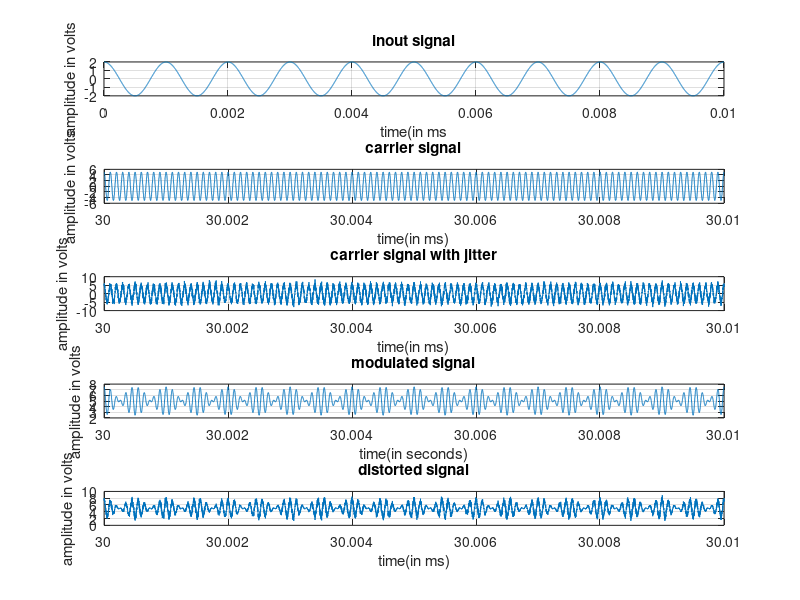

Recreate this plot in MATLAB.

for N=1:30
T=1/1000;% time period of modulating signal t=1/fm
t=(0:T/1000:10*T);%total time
%%generation of input signal%%%
input=2*cos(2*pi*1000*t);% input cosine wave
figure(2);subplot(5,1,1);%plot figure
plot(t,input),grid on;%Representation of input signal
title('inout signal');
xlabel('time(in ms');
ylabel('amplitude in volts');
%% carrier signal generation%%
t=N+(0:T/1000:10*T);%total time changing with for loop
carrier=5*cos(2*pi*10000*t);%%carrier signal
subplot(5,1,2);%%plot multiple signal
plot(t,carrier),grid on;
title('carrier signal');
xlabel('time(in ms)');
ylabel('amplitude in volts');
%%carrier signal with jitter%%
noise=randn(1,10001);%%generation of noise
carrierj=5*cos(2*pi*10000*t)+noise;%%generation of carrier signal with jitter
distorted=carrierj/5;%%divide by amplitude signal to generate distored signal of same amplitude
subplot(5,1,3);
plot(t,carrierj),grid on;
title('carrier signal with jitter');
xlabel('time(in ms)');
ylabel('amplitude in volts');
%% Modulating signal generation%%
modulation=5*(1+0.5*cos(2*pi*1000*t).*cos(2*pi*10000*t));%%equation for the generation of signal
subplot(5,1,4);
plot(t,modulation),grid on;
title('modulated signal');
xlabel('time(in seconds)');
ylabel('amplitude in volts');
%% Modulating signal generation with noise%%
modulation=5*(1+0.5*cos(2*pi*1000*t).*distorted);%%equation to generate distorted modulating signal
subplot(5,1,5);
plot(t,modulation),grid on;
title('distorted signal');
xlabel('time(in ms)');
ylabel('amplitude in volts');
end;
